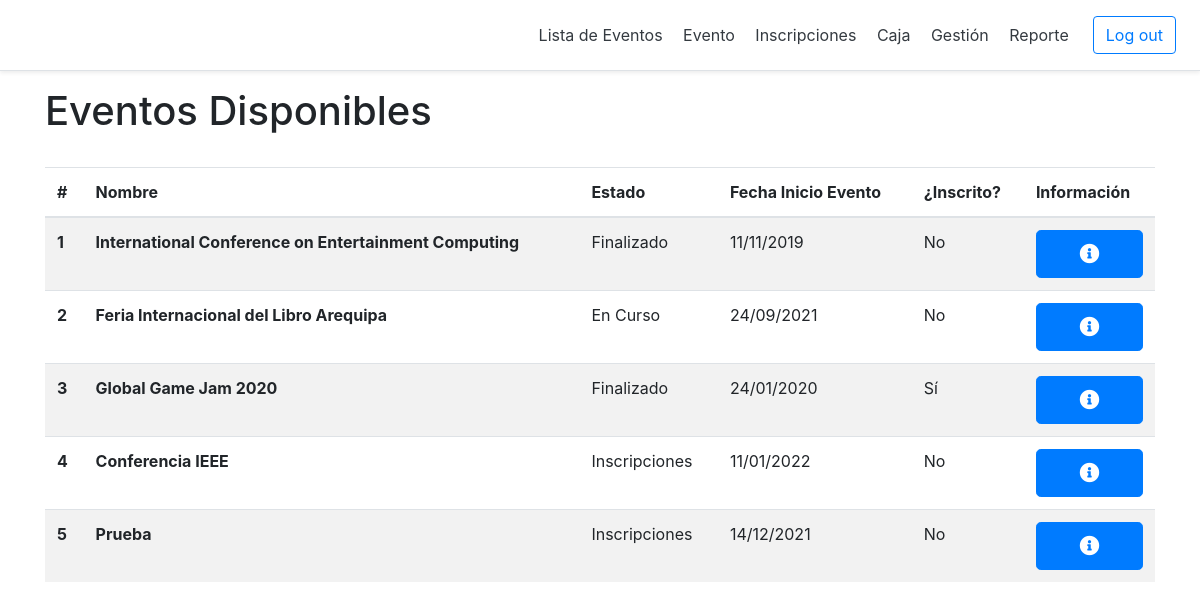
The app's page /listaEventosParticipante (signed in) with its own data.
### models.py (models this page shows)
class Evento(db.Model):
    id = db.Column(db.Integer, primary_key=True)
    nombre = db.Column(db.String(100), nullable=False)
    tipo = db.Column(db.String(100), nullable=False)
    descripcion = db.Column(db.String(130), nullable=False)
    lugar = db.Column(db.String(100), nullable=False)
    estado = db.Column(db.String(20), default="Borrador")
    fechaCreacion = db.Column(db.Date, default=datetime.utcnow)
    fechaPreInscripcion = db.Column(db.Date)
    fechaAprtrInscripcion = db.Column(db.Date)
    fechaLmtDscnto = db.Column(db.Date)
    fechaCierreInscripcion = db.Column(db.Date)
    fechaInicio = db.Column(db.Date)
    fechaFin = db.Column(db.Date)
    cntInscritos = db.Column(db.Integer, default=0)
    cntPreInscritos = db.Column(db.Integer, default=0)
    prcntjDscnto = db.Column(db.Float, default=0)
    plantilla = db.Column(db.Boolean, default=False)
    actividades = db.relationship('Actividad', backref='evento', lazy=True)
    usuarios_eventos = db.relationship('Usuario_Evento', backref='evento', lazy=True)
    movimientos = db.relationship('Movimiento', backref='evento', lazy=True)
    categorias = db.relationship('Categoria', backref='evento', lazy=True)
    paquetes = db.relationship('Paquete', backref='evento', lazy=True)

### app.py (the view)
@app.route('/listaEventosParticipante', methods=['POST','GET'])
def listaEventosParticipante():
    usuarioEventos = Usuario_Evento.query.filter_by(idUsuario = session['idUsuario'])
    idEventos = []
    for ue in usuarioEventos:
        idEventos.append(ue.idEvento)
    listaIdEventos = []
    for idEvento in idEventos:
        evento = Evento.query.get_or_404(idEvento)
        usuarioEvento = Usuario_Evento.query.filter_by(
            idUsuario = session['idUsuario'],
            idEvento = evento.id).first()
        estaInscrito = "No"
        if usuarioEvento.estaInscrito == True:
            estaInscrito = "Sí"
        listaIdEventos.append({
            "idEvento":evento.id,
            "nombre":evento.nombre,
            "estado":evento.estado,
            "fechaInicioEvento":evento.fechaInicio.strftime("%d/%m/%Y"),
            "estaInscrito": estaInscrito
        })
    lens={
        'general' : len(listaIdEventos)
    }
    return render_template(
        "SCV-B06VisualizarListaEventosParticipante.html",
        general=listaIdEventos,
        len = lens,
        tipoUsuario = session['tipoUsuario']
    )

### app.py (called while the page is built)
@app.context_processor
def utility_processor():
    return dict()

### templates/SCV-B06VisualizarListaEventosParticipante.html (shortened to what this page needs)
{% extends "Layout.html" %}
{% block body %}
        <h1>Eventos Disponibles</h1>
        <br>
        <table class="table table-striped">
            <thead>
                <tr>
                    <th scope="col">#</th>
                    <th scope="col">Nombre</th>
                    <th scope="col">Estado</th>
                    <th scope="col">Fecha Inicio Evento</th>
                    <th scope="col">¿Inscrito?</th>
                    <th scope="col">Información</th>
                </tr>
            </thead>
            <tbody>
                {% for i in range(len.general) %}
                <tr>
                    <th scope="row">{{i+1}}</th>
                    <th >{{general[i].nombre}}</th>
                    <td>{{general[i].estado}}</td>
                    <td>{{general[i].fechaInicioEvento}}</td>
                    <td>{{general[i].estaInscrito}}</td>
                    <td><a href="{{ url_for('verEvento',id=general[i].idEvento) }}" id="" class="btn btn-primary btn-lg btn-block" ><i class="fas fa-info-circle"></i></a></td>
                </tr>
                {% endfor %}
            </tbody>
        </table>
{% endblock %}

### static/css/solid.css (style rules this page uses)
.fa, .fas { font-family: 'Font Awesome 5 Free'; font-weight: 900; }

### records on screen
Evento: nombre "International Conference on Entertainment Computing", estado "Finalizado"
Evento: nombre "Feria Internacional del Libro Arequipa", estado "En Curso"
Evento: nombre "Global Game Jam 2020", estado "Finalizado"
Evento: nombre "Conferencia IEEE", estado "Inscripciones"
Evento: nombre "Prueba", estado "Inscripciones"

### other values on screen
{{ i+1 }} "1" "2" "3" "4" "5"
{{ general[i].fechaInicioEvento }} "11/11/2019" "24/09/2021" "24/01/2020" "11/01/2022" "14/12/2021"
{{ general[i].estaInscrito }} "No" "No" "Sí" "No" "No"
